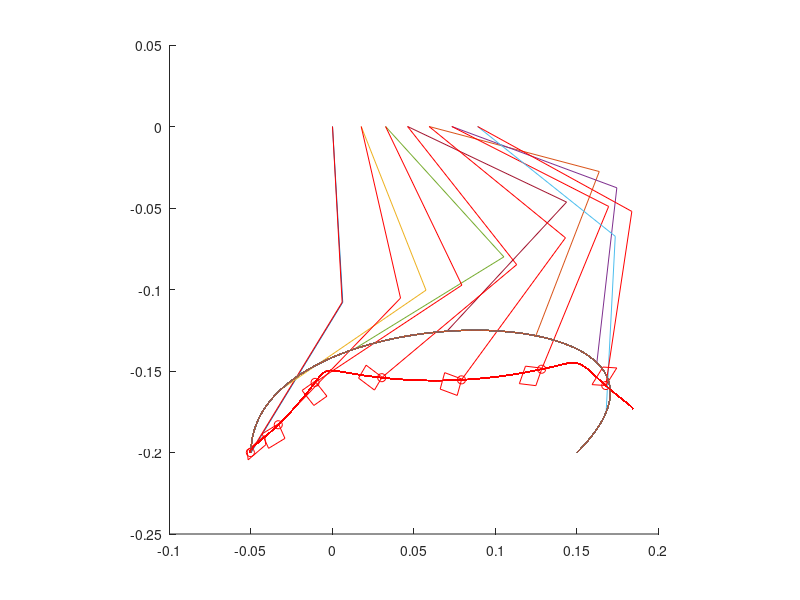

Here is the MATLAB script that generated this plot:
clear;
clf;

%parameter
height = 0.20 % (m)
stroke = 0.20 % (m)
motor_velocity = 4.81 % (rad/s) 46rpm
l1 = 0.108 % (m) length of link
l2 = 0.108
ratio = 0.05; % display
P = [0, 0; 0, 0.1; 0.3, 0.1; stroke, 0.0];
period = 0.33 % (s)
cog = 0.3 % (m) center of gravity
m1 = 0.23;
m2 = 0.35;
%m1 = 0.30;
%m2 = 0.50;
I1 = 1/4 * m1 * l1^2;
I2 = 1/4 * m2 * l2^2;
p_gain = 50.0;
d_gain = 0.0;
max_torque = 4.6; % (Nm)

%parameter low
%stroke = 0.10 % (m)
%P = [0, 0; 0, 0.06; 0.17, 0.06; stroke, 0.0];

function [t1, t2] = inverse_kinematics(x, y, l1, l2)
  l = sqrt(x^2+y^2);
  t1 = t2 = 0;
  if (l <= (l1+l2))
    t1 = atan2(y,x) + acos((l1^2+l^2-l2^2)/(2*l2*l));
    t2 = pi + acos((l1^2+l2^2-l^2)/(2*l1*l2)) + t1;
  endif
endfunction

function [x, y] = bezier(P, t)
  B =[(1-t)^3, 3*t*(1-t)^2, 3*t^2*(1-t), t^3];
  X = B * P;
  x = X(1);
  y = X(2);
endfunction

function [xd, yd] = bezier_d(P, t)
  Bd =[-3*(1-t)^2, 3*(1-t)^2-6*t*(1-t), 6*t*(1-t)-3*t^2, 3*t^2];
  Xd = Bd * P;
  xd = Xd(1);
  yd = Xd(2);
endfunction

function [t1, t2, t1d, t2d] = dynamics(t1, t2, t1d, t2d, f1, f2, l1, l2, m1, m2, I1, I2, motor_velocity, dt)
  g = 9.8;
  M = [I1+l1^2*m2+l1^2*m1 l1*l2*m2*cos(t2-t1);
       l1*l2*m2*cos(t2-t1) (2*l2^2*m2+2*I2)/2];
  D = [(l1*l2*m2*t1d*t2d-l1*l2*m2*t2d^2)*sin(t2-t1);
       (l1*l2*m2*t1d^2-l1*l2*m2*t1d*t2d)*sin(t2-t1)];
  G = [g*l1*m2*cos(t1)+g*l1*m1*cos(t1);
       g*l2*m2*cos(t2)];
  tdd = inv(M) * [[f1; f2] - D - G];
  t1dd = tdd(1);
  t2dd = tdd(2);
  t1d = max([min([t1d + t1dd * dt, motor_velocity]), -motor_velocity]);
  t2d = max([min([t2d + t2dd * dt, motor_velocity]), -motor_velocity]);
  t1 = t1 + t1d * dt + 1 / 2 * t1dd * dt^2;
  t2 = t2 + t2d * dt + 1 / 2 * t2dd * dt^2;
endfunction

g = 9.8;
Tc = sqrt(cog/g)
x0 = -stroke/4;
v0 = stroke/4*(cosh(period/Tc)+1)/(Tc*sinh(period/Tc))

xr = -stroke/4;
yr = -height;
[t1r, t2r] = inverse_kinematics(xr, yr, l1, l2);
t1rd = 0; t2rd = 0;
jaco = [-l1*sin(t1r) -l2*sin(t2r); l1*cos(t1r) l2*cos(t2r)];
trd = inv(jaco) * [-v0; 0];
t1rd = trd(1)
t2rd = trd(2)

i = 0;
dt = 0.001;

for t = 0.0: dt/period: 1 * period/period
%  sup_pos = x0 * cosh(mod(t,1) * period / Tc) + Tc * v0 * sinh(mod(t,1) * period / Tc) - x0;
  sup_pos = x0 * cosh(t * period / Tc) + Tc * v0 * sinh(t * period / Tc) - x0;
  if (t <= 1)
    [xt, yt] = bezier(P, t);
    x = xt - stroke/4;
    y = yt - height;
  else
    x = stroke*3/4-sup_pos;
  endif

  if (t <= 1)
    sup_leg_pos = sup_pos;
  else
    sup_leg_pos = stroke/2;
  endif
  [t1, t2] = inverse_kinematics(x - sup_leg_pos, y, l1, l2);
  w1r = -t1rd/motor_velocity;
  f1 = max([min([p_gain * (t1 - t1r) - d_gain * t1rd, max_torque * (1 + w1r)]), -max_torque * (1 - w1r)]);
  w2r = -t2rd/motor_velocity;
  f2 = max([min([p_gain * (t2 - t2r) - d_gain * t2rd, max_torque * (1 + w2r)]), -max_torque * (1 - w2r)]);
  [t1r, t2r, t1rd, t2rd] = dynamics(t1r, t2r, t1rd, t2rd, f1, f2, l1, l2, m1, m2, I1, I2, motor_velocity, dt);
  tor = [w1r-1 w1r-1 w1r+1 w1r+1 w1r-1; w2r-1 w2r+1 w2r+1 w2r-1 w2r-1];

%  if (t1 != 0 || t2 != 0)
    i = i + 1;
    x1 = l1 * cos(t1);
    y1 = l1 * sin(t1);
    x2 = l1 * cos(t2) + x1;
    y2 = l1 * sin(t2) + y1;
    arm_x(i,:) = [sup_leg_pos x1 + sup_leg_pos x2 + sup_leg_pos];
    arm_y(i,:) = [0 y1 y2];
    xdp(i) = x2 + sup_leg_pos;
    ydp(i) = y2;
    x1r = l1 * cos(t1r);
    y1r = l1 * sin(t1r);
    x2r = l2 * cos(t2r) + x1r;
    y2r = l2 * sin(t2r) + y1r;
    arm_xr(i,:) = [sup_leg_pos x1r+sup_leg_pos x2r+sup_leg_pos];
    arm_yr(i,:) = [0 y1r y2r];
    xdpr(i) = x2r + sup_leg_pos;
    ydpr(i) = y2r;
    jaco = [-l1*sin(t1) -l2*sin(t2); l1*cos(t1) l2*cos(t2)];
	m = jaco' * tor;
	mx(i,:) = m(1,:) * ratio + x2r + sup_leg_pos;
	my(i,:) = m(2,:) * ratio + y2r;
    px(i) = x2r + sup_leg_pos;
    py(i) = y2r;
    printf("%f %f %f %f %f %f %f %f\n", x2r, y2r, t1, t2, t1r, t2r, t1rd, t2rd);
%  endif
endfor

hold on;
axis([-0.10,0.20,-0.25,0.05],"square");
for n = 1:i
  if (mod(n - 1, 50) == 0)
    plot(arm_x(n,:), arm_y(n,:));
    plot(arm_xr(n,:), arm_yr(n,:), "r");
    plot(mx(n,:), my(n,:), "r");
    plot(px(n), py(n), ".or");
  endif
  plot(xdp, ydp);
  plot(xdpr, ydpr, "r");
end
hold off;
